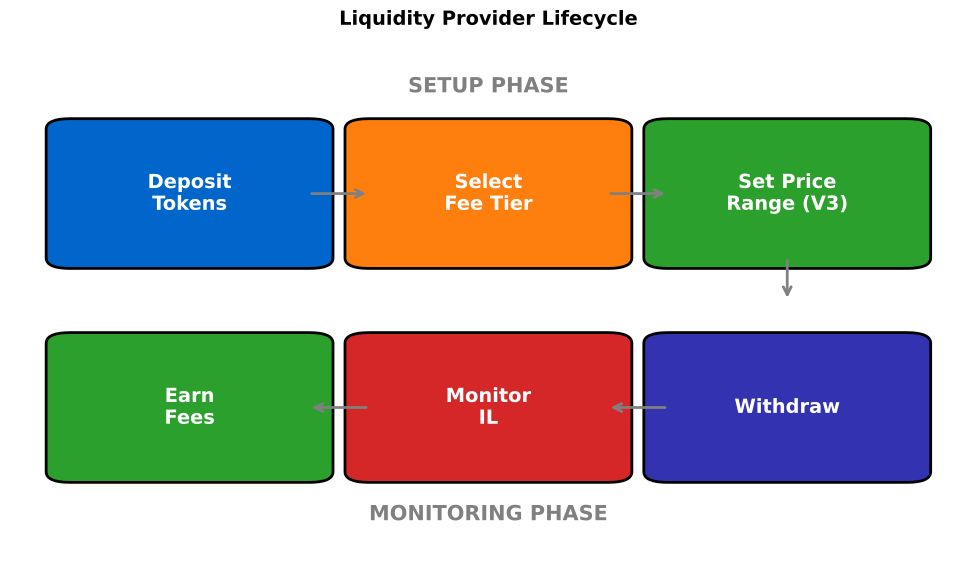

Write the Python code that produced this figure.
"""Liquidity Provider Workflow"""
import matplotlib.pyplot as plt
import matplotlib.patches as mpatches
from pathlib import Path

plt.rcParams.update({'font.size': 14, 'figure.figsize': (10, 6), 'figure.dpi': 150})
MLBLUE, MLORANGE, MLGREEN, MLRED, MLPURPLE = '#0066CC', '#FF7F0E', '#2CA02C', '#D62728', '#3333B2'

fig, ax = plt.subplots(figsize=(10, 6))

steps = ['Deposit\nTokens', 'Select\nFee Tier', 'Set Price\nRange (V3)', 'Earn\nFees', 'Monitor\nIL', 'Withdraw']
y_pos = [0.7, 0.7, 0.7, 0.3, 0.3, 0.3]
x_pos = [0.15, 0.4, 0.65, 0.15, 0.4, 0.65]
colors = [MLBLUE, MLORANGE, MLGREEN, MLGREEN, MLRED, MLPURPLE]

for x, y, step, col in zip(x_pos, y_pos, steps, colors):
    rect = mpatches.FancyBboxPatch((x-0.1, y-0.12), 0.2, 0.24, boxstyle="round,pad=0.02", facecolor=col, edgecolor='black', linewidth=2)
    ax.add_patch(rect)
    ax.text(x, y, step, ha='center', va='center', fontsize=14, fontweight='bold', color='white')

ax.annotate('', xy=(0.3, 0.7), xytext=(0.25, 0.7), arrowprops=dict(arrowstyle='->', lw=2, color='gray'))
ax.annotate('', xy=(0.55, 0.7), xytext=(0.5, 0.7), arrowprops=dict(arrowstyle='->', lw=2, color='gray'))
ax.annotate('', xy=(0.65, 0.5), xytext=(0.65, 0.58), arrowprops=dict(arrowstyle='->', lw=2, color='gray'))
ax.annotate('', xy=(0.5, 0.3), xytext=(0.55, 0.3), arrowprops=dict(arrowstyle='->', lw=2, color='gray'))
ax.annotate('', xy=(0.25, 0.3), xytext=(0.3, 0.3), arrowprops=dict(arrowstyle='->', lw=2, color='gray'))

ax.text(0.4, 0.9, 'SETUP PHASE', ha='center', va='center', fontsize=15, fontweight='bold', color='gray')
ax.text(0.4, 0.1, 'MONITORING PHASE', ha='center', va='center', fontsize=15, fontweight='bold', color='gray')

ax.set_xlim(0, 0.8)
ax.set_ylim(0, 1)
ax.axis('off')
ax.set_title('Liquidity Provider Lifecycle', fontweight='bold', fontsize=14)
plt.tight_layout()
plt.savefig(Path(__file__).parent / 'chart.pdf', bbox_inches='tight', dpi=300)
plt.close()
